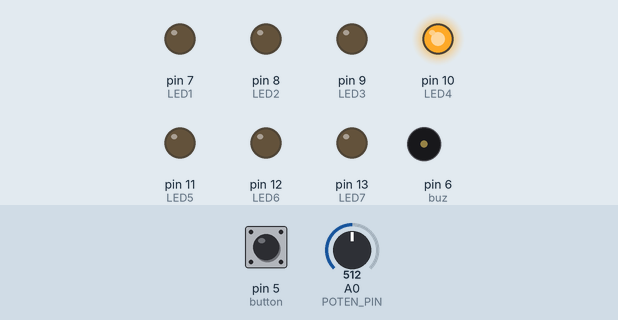
Recording of a sketch running on a simulated Arduino Uno, built with avr-gcc and run on an emulated ATmega328P. Shown: output pins drawn as LEDs (lit = HIGH), buzzer (waves = sounding). The test bench sets the inputs (shaded band); at power-on: A0 (POTEN_PIN) = 512, pin 5 (button) HIGH. What the sketch prints to the serial monitor is not drawn.

Above: at 1.2 s.
1.3 s: A0 (POTEN_PIN) set to 574
2.8 s: A0 (POTEN_PIN) set to 599
At 3.9 s:
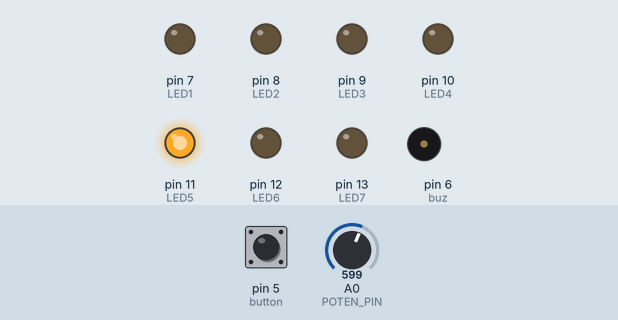
4.3 s: pin 5 (button) pulled LOW for 0.15 s
At 4.42 s:
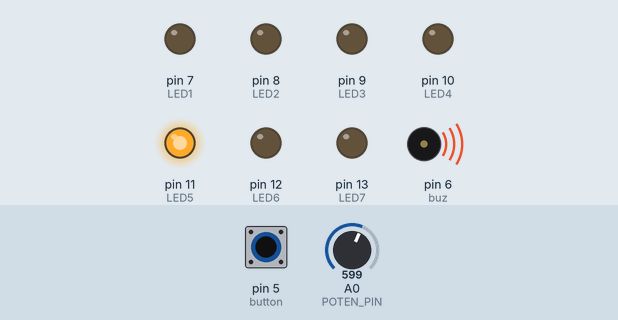
6.0 s: A0 (POTEN_PIN) set to 511
At 7.2 s:
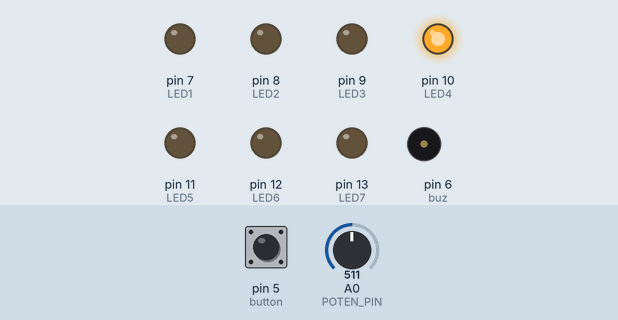
7.5 s: pin 5 (button) pulled LOW for 1 s
At 8.2 s:
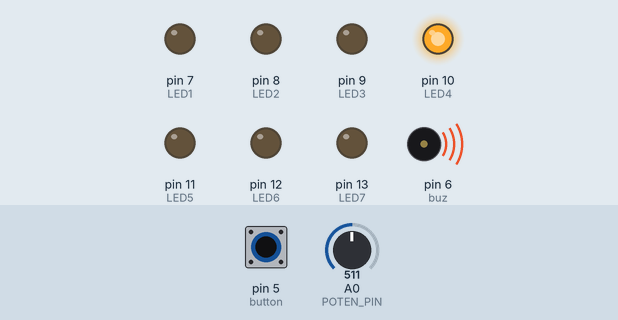
10.1 s: A0 (POTEN_PIN) set to 402
11.6 s: A0 (POTEN_PIN) set to 377
At 13.0 s:
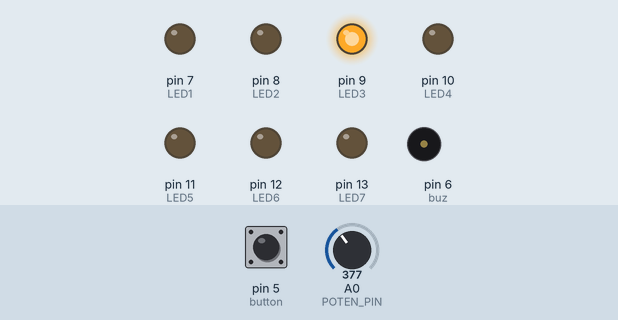
Timing chart, 0 to 14.1 s (numbered marks = the images above; inputs shaded):
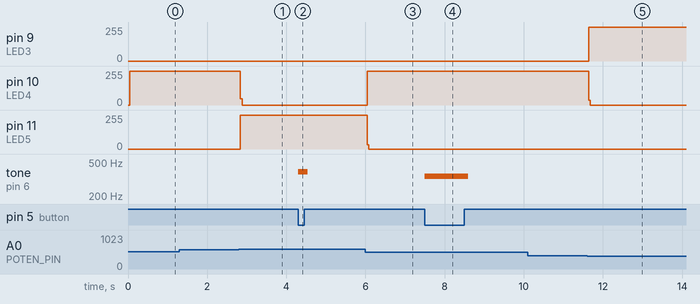

Measured:
- the behaviour switches between 584 and 585 on A0 (POTEN_PIN) (found by bisection; images 0 and 1)
- the behaviour switches between 389 and 388 on A0 (POTEN_PIN) (found by bisection; images 4 and 5)
- after the input at 2.8 s, pin 10 (LED4): 253/255 → 0/255 at once; pin 11 (LED5): 0/255 → 254/255 at once
- after the input at 4.3 s, tone on pin 6 (buz): silent → 384 Hz at once, → silent 0.25 s later
- after the input at 6.0 s, pin 10 (LED4): 0/255 → 254/255 at once; pin 11 (LED5): 254/255 → 0/255 at once
- after the input at 7.5 s, tone on pin 6 (buz): silent → 341 Hz at once, → silent 1.1 s later
- after the input at 11.6 s, pin 9 (LED3): 0/255 → 254/255 at once; pin 10 (LED4): 254/255 → 0/255 at once

The sketch:

week7_Variable_Resistor.ino
```cpp
// 실습 7주차 1번
// 가변저항 이용 전자 하모니카 만들기
// 가변저항 상태값에 따라 장치 7단계로 구분
// 각 단계마다 LED 하나씩 배정 (총 7개)
// 가변저항의 최소 -> 가장 왼쪽 LED 점등 , 가변저항의 최대 -> 가장 오른쪽 LED 점등
// 각 단계마다 음계 하나씩 배정(가장 왼쪽 LED-도, 가장 오른쪽 LED-시, 수동부저 사용)
// 스위치 누르고 있는 동안 부저에서 해당 음계 출력
// LED 스위치의 동작 유무와 상관없이 항상 점등

#define POTEN_PIN A0 // 가변저항
#define LED1 7       // led
#define LED2 8
#define LED3 9
#define LED4 10
#define LED5 11
#define LED6 12
#define LED7 13
#define buz 6
#define button 5
#define DO 256 // 각 음계에 해당 되는 주파수
#define RE 288
#define MI 320
#define FA 341
#define SO 384
#define LA 427
#define TI 480

void setup()
{
    pinMode(LED1, OUTPUT);
    pinMode(LED2, OUTPUT);
    pinMode(LED3, OUTPUT);
    pinMode(LED4, OUTPUT);
    pinMode(LED5, OUTPUT);
    pinMode(LED6, OUTPUT);
    pinMode(LED7, OUTPUT);

    pinMode(buz, OUTPUT);

    pinMode(button, INPUT_PULLUP);

    Serial.begin(9600);
}

void loop()
{
    // 가변저항의 아날로그 신호를 읽어서 readVal에 저장
    int readVal = analogRead(POTEN_PIN);

    // map(value, fromLow, fromHigh, toLow, toHigh)
    /*
    value: 변환하려는 값
    fromLow: 원래 범위의 최솟값
    fromHigh : 원래 범위의 최댓값
    toLow : 목표 범위의 최솟값
    toHigh : 목표 범위의 최댓값
    */
    // 가변저항이 최저일때 음계는 도, led는 가장왼쪽, 최고일때는 그 반대를 해줘야하므로 256 ~ 480사이로 매핑하여 변환
    readVal = map(readVal, 0, 1023, 256, 480);
    // 매핑된 현재 가변저항을 시리얼 모니터에 출력
    Serial.println(readVal);

    // if문에서 각 led 종료해주려고 했는데 오류가 남
    //  -> 초반에 다 꺼버리자
    digitalWrite(LED1, LOW);
    digitalWrite(LED2, LOW);
    digitalWrite(LED3, LOW);
    digitalWrite(LED4, LOW);
    digitalWrite(LED5, LOW);
    digitalWrite(LED6, LOW);
    digitalWrite(LED7, LOW);

    // 7구간으로 나누어 led 점등
    // 각 구간에서 버튼이 눌러진 상태에서만 부저 울림

    //  도 <= 가변저항 < 레
    if (readVal >= DO && readVal < RE)
    {
        digitalWrite(LED1, HIGH);
        if (digitalRead(button) == LOW)
        {
            tone(buz, DO, 100);
        }
    }
    // 레 <= 가변저항 < 미
    else if (readVal >= RE && readVal < MI)
    {
        digitalWrite(LED2, HIGH);
        if (digitalRead(button) == LOW)
        {
            tone(buz, RE, 100);
        }
    }
    // 미 <= 가변저항 < 파
    else if (readVal >= MI && readVal < FA)
    {
        digitalWrite(LED3, HIGH);
        if (digitalRead(button) == LOW)
        {
            tone(buz, MI, 100);
        }
    }
    // 파 <= 가변저항 < 솔
    else if (readVal >= FA && readVal < SO)
    {
        digitalWrite(LED4, HIGH);
        if (digitalRead(button) == LOW)
        {
            tone(buz, FA, 100);
        }
    }
    // 솔 <= 가변저항 < 라
    else if (readVal >= SO && readVal < LA)
    {
        digitalWrite(LED5, HIGH);
        if (digitalRead(button) == LOW)
        {
            tone(buz, SO, 100);
        }
    }
    // 라 <= 가변저항 < 시
    else if (readVal >= LA && readVal < TI)
    {
        digitalWrite(LED6, HIGH);
        if (digitalRead(button) == LOW)
        {
            tone(buz, LA, 100);
        }
    }
    // 시 <= 가변저항
    else if (readVal >= TI)
    {
        digitalWrite(LED7, HIGH);
        if (digitalRead(button) == LOW)
        {
            tone(buz, TI, 100);
        }
    }
}
```
